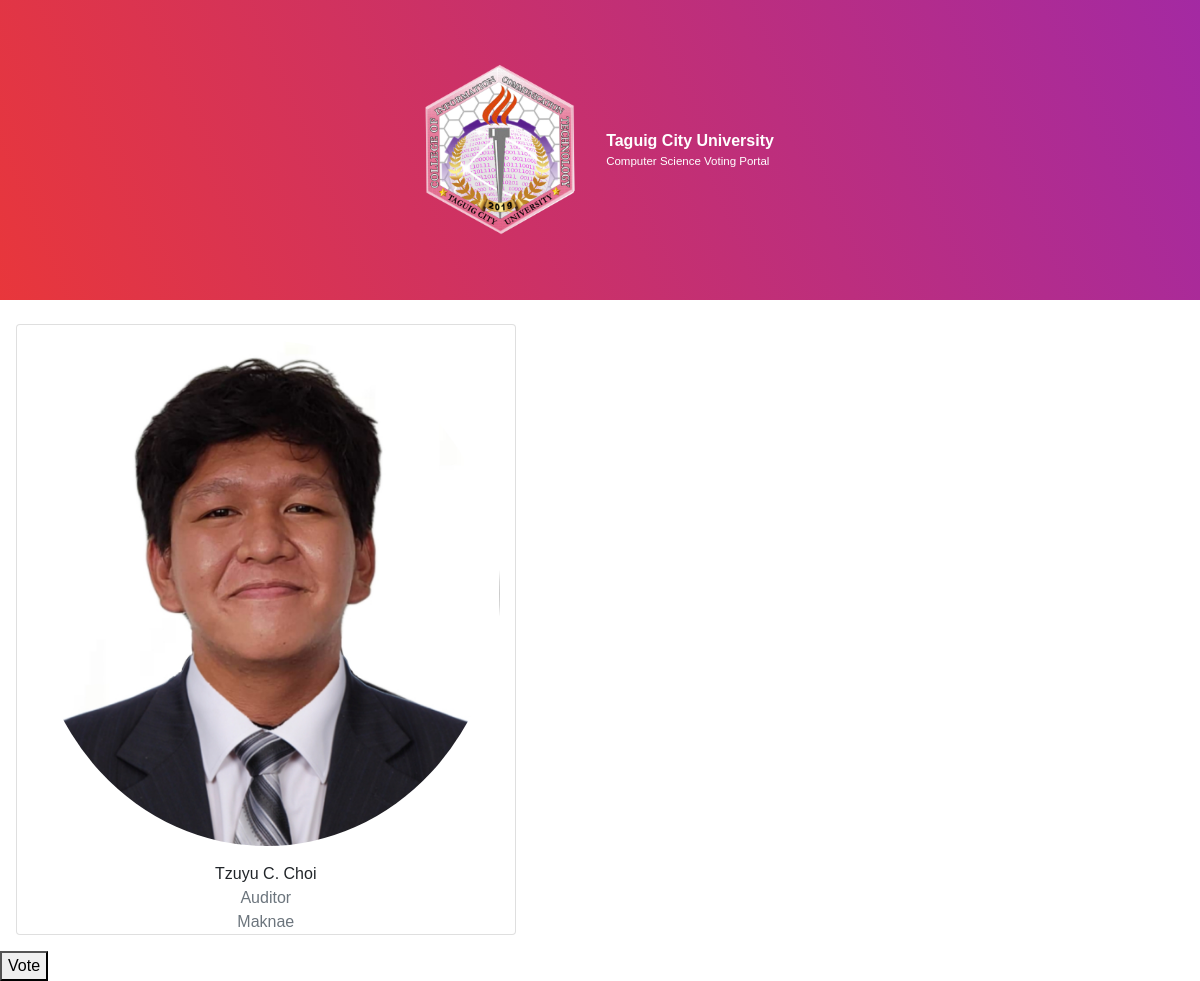
/php/audi.php, run on the app's committed database.
### tables this page shows
CREATE TABLE `candidate` (
  `candidatename` varchar(50) NOT NULL,
  `candidatestudentnumber` varchar(50) NOT NULL,
  `candidateage` varchar(50) NOT NULL,
  `candidategender` varchar(10) NOT NULL,
  `candidatecourse` varchar(50) NOT NULL,
  `candidateposition` varchar(50) NOT NULL,
  `candidatepartylist` varchar(50) NOT NULL,
  `candidatepicture` varchar(100) NOT NULL
);

### php/audi.php (the view, shortened to what this page needs)
<!DOCTYPE html>
<html lang="en">
<head>
    <link rel="stylesheet" href="https://cdn.jsdelivr.net/npm/bootstrap@4.3.1/dist/css/bootstrap.min.css">
    <link rel="stylesheet" href="/css/vote.css">
</head>
<body>
    <div class="top">
        <div class="logo">
            <img src="/src/cict.png" class="icon">
        </div>
        <div class="name">
            <p class="schoolname">Taguig City University</p>
            <p class="webname">Computer Science Voting Portal</p>
        </div>
    </div><br>
</body>
</html>
<?php
include('connection.php');
$countquery = "SELECT * FROM candidate WHERE candidateposition = 'Auditor'";
$countres = mysqli_query($conn, $countquery);
while ($getrow = mysqli_fetch_array($countres)) {
    $cname = $getrow["candidatename"];
    $cpos = $getrow["candidateposition"];
    $cpartylist = $getrow["candidatepartylist"];
    echo '<div class="row pb-3 ml-3">
            <div class="col-5 card text-center" style="width: 18rem;">
                <img src="/src/currentpartylist/President.jpg" class="card-img-top py-3 rounded-circle" alt="...">
                <div class="card-body py-0 px-0">
                    <p class="card-text">' . $cname . '</p>
                    <p class="text-secondary">' . $cpos . '</p>
                    <p class="text-secondary">' . $cpartylist . '</p>
                </div>
            </div>
        </div>';
}
if (!isset($_SESSION['votedaudi'])) {
    $votingstatus = $_SESSION['votedaudi'];
    if ($votingstatus == 0) {
        echo '<button type="submit" name="submit">Vote</button>';
    } else {
        echo '<button type="button" name="submit" disabled>Already Voted</button>';
    }
} else {
    echo '<button type="button" name="submit" disabled>Disabled</button>';
}
?>

### css/vote.css (style rules this page uses)
html { font-size: 1rem; }
body { font-family: Arial, Helvetica, sans-serif; margin: 0 0 0 0; padding: 0 0 0 0; }
p { margin-bottom: 0; }
.webname { font-size: 0.72rem; }
.icon { width: 15vw; }
.top { width: 100%; display: flex; align-items: center; justify-content: center; padding: 5% 0 5% 0; background-image: linear-gradient(247.23deg, #a229a5 -2.25%, #eb3737 104.04%); color: white; column-gap: 1rem; z-index: 2; }
.schoolname { font-weight: bolder; }
.webname, .schoolname { margin-top: 0; margin-bottom: 0; }

### data on the page
candidate: candidatename "Tzuyu C. Choi", candidateposition "Auditor", candidatepartylist "Maknae"
